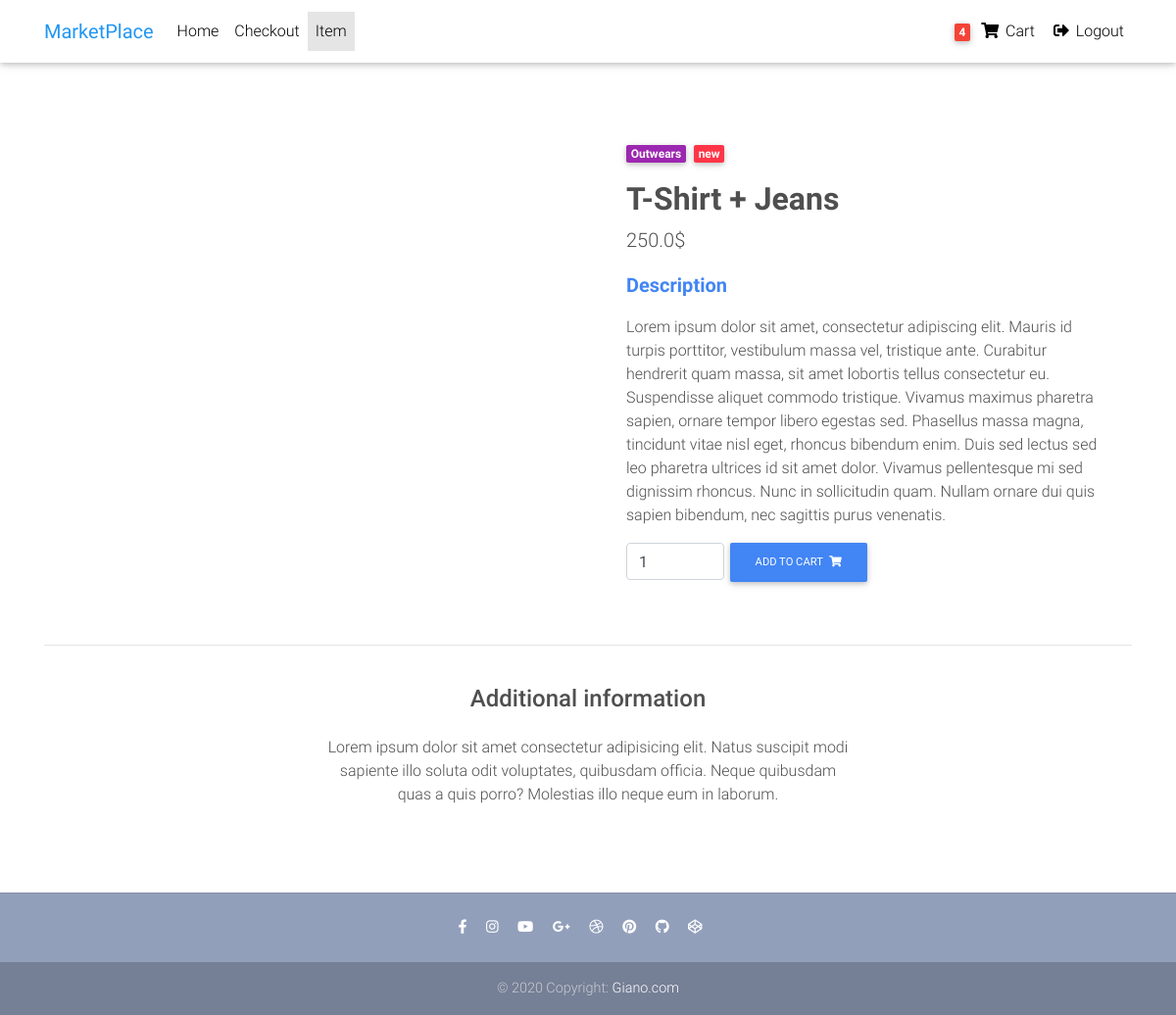
Page /item/5/ (signed in) on the committed database.
### core/models.py (models this page shows, shortened)
class Order(models.Model):
    user = models.ForeignKey(settings.AUTH_USER_MODEL,
                             on_delete=models.CASCADE)
    order_items = models.ManyToManyField(OrderItem)
    start_date = models.DateTimeField(auto_now_add=True)
    ordered_date = models.DateTimeField()
    is_ordered = models.BooleanField(default=False)

class Item(models.Model):
    id = models.AutoField(primary_key=True)
    name = models.CharField(max_length=100)
    price = models.FloatField()
    category = models.CharField(choices=CATEGORY_CHOICES, max_length=2)
    description = models.CharField(max_length=1000, default=LOREM_IPSUM)
    img = models.CharField(max_length=100, default=DEFAULT_IMG)
    discounted_price = models.FloatField(blank=True, null=True)
    label = models.CharField(max_length=25, blank=True, null=True)
    label_color = models.CharField(
        choices=LABEL_COLOR_CHOICES, max_length=1, blank=True, null=True)
    def get_add_to_cart_url(self):
        return reverse('core:add_to_cart', kwargs={'pk': self.id})

### core/views.py (the view)
# urls.py: path('item/<pk>/', ItemView.as_view(), name='item'),
class ItemView(DetailView):
    model = Item
    template_name = 'item.html'

### core/templatetags/my_template_tags.py (called while the page is built)
@register.filter
def cart_item_count(user):
    if user.is_authenticated:
        qs = Order.objects.filter(user=user, is_ordered=False)
        if qs.exists():
            return qs[0].order_items.count()
    return 0

### templates/item.html (shortened to what this page needs)
{% extends "base.html" %}
{% block content %}
<main class="mt-5 pt-4">
  <div class="container dark-grey-text mt-5">
    <div class="row wow fadeIn">
      <div class="col-md-6 mb-4">
      </div>
      <div class="col-md-6 mb-4">
        <div class="p-4">
          <div class="mb-3">
            <a href="">
              <span class="badge purple mr-1">{{ item.get_category_display }}</span>
            </a>
            <a href="">
              {% if item.label %}
              <span class="badge {{ item.get_label_color_display }} mr-1">{{ item.label }}</span>
              {% endif %}
            </a>
          </div>
          <h2 class="font-weight-bold">{{ item.name }}</h2>
          <p class="lead">
            {% if item.discounted_price %}
            <span class="mr-1">
              <del>{{ item.price }}$</del>
            </span>
            <span>{{ item.discounted_price }}$</span>
            {% else %}
            <span>{{ item.price }}$</span>
            {% endif %}
          </p>
          <p class="lead font-weight-bold text-primary">Description</p>
          <p>{{ item.description }}</p>
          <a href="{{ item.get_add_to_cart_url }}" class="d-flex justify-content-left">
            <input type="number" value="1" aria-label="Search" class="form-control" style="width: 100px">
            <button class="btn btn-primary btn-md my-0 p" type="submit">Add to cart
              <i class="fas fa-shopping-cart ml-1"></i>
            </button>
          </a>
        </div>
      </div>
    </div>
    <hr>
    <div class="row d-flex justify-content-center wow fadeIn">
      <div class="col-md-6 text-center">
        <h4 class="my-4 h4">Additional information</h4>
        <p>Lorem ipsum dolor sit amet consectetur adipisicing elit. Natus suscipit modi sapiente illo soluta odit
          voluptates,
          quibusdam officia. Neque quibusdam quas a quis porro? Molestias illo neque eum in laborum.</p>
      </div>
    </div>
    <div class="row wow fadeIn">
      <div class="col-lg-4 col-md-12 mb-4">
      </div>
      <div class="col-lg-4 col-md-6 mb-4">
      </div>
      <div class="col-lg-4 col-md-6 mb-4">
      </div>
    </div>
  </div>
</main>
</body>
{% endblock content %}

### templates/navbar.html (shortened to what this page needs)
{% load my_template_tags %}
<nav class="navbar fixed-top navbar-expand-lg navbar-light white scrolling-navbar">
    <div class="container">
        <a class="navbar-brand waves-effect" href="https://mdbootstrap.com/docs/jquery/" target="_blank">
            <strong class="blue-text">MarketPlace</strong>
        </a>
        <div class="collapse navbar-collapse" id="navbarSupportedContent">
            <ul class="navbar-nav mr-auto">
                <li class="nav-item" id="home">
                    <a class="nav-link waves-effect" href="{% url 'core:home' %}">Home</a>
                </li>
                <li class="nav-item" id="checkout">
                    <a class="nav-link waves-effect" href="{% url 'core:checkout' %}">Checkout</a>
                </li>
                <li class="nav-item" id="item">
                    <a class="nav-link waves-effect" href="http://127.0.0.1:8000/item/5">Item</a>
                </li>
            </ul>
            <ul class="navbar-nav nav-flex-icons">
                {% if request.user.is_authenticated %}
                <li class="nav-item">
                    <a href="{% url 'core:order_summary' %}" class="nav-link waves-effect">
                        {% if request.user|cart_item_count > 0%}
                        <span class="badge red z-depth-1 mr-1"> {{ request.user|cart_item_count }} </span>
                        {% endif %}
                        <i class="fas fa-shopping-cart"></i>
                        <span class="clearfix d-none d-sm-inline-block"> Cart </span>
                    </a>
                </li>
                <li class="nav-item">
                    <a class="nav-link waves-effect" href="{% url 'account_logout' %}">
                        <i class="fas fa-sign-out-alt"></i>
                        <span class="clearfix d-none d-sm-inline-block"> Logout </span>
                    </a>
                </li>
                {% endif %}
            </ul>
        </div>
    </div>
</nav>

### templates/base.html (style rules this page uses)
html, body, header, .carousel { height: 60vh; }

### rows in the picture
Item: category "Outwears", label "new", name "T-Shirt + Jeans", price "250.0", description "Lorem ipsum dolor sit amet, consectetur adipiscing elit. Mauris id turpis porttitor, vestibulum massa vel, tristique ante. Curabitur hendrerit quam massa, sit amet lobortis tellus consectetur eu. Suspendisse aliquet commodo tristique. Vivamus maximus pharetra sapien, ornare tempor libero egestas sed. Phasellus massa magna, tincidunt vitae nisl eget, rhoncus bibendum enim. Duis sed lectus sed leo pharetra ultrices id sit amet dolor. Vivamus pellentesque mi sed dignissim rhoncus. Nunc in sollicitudin quam. Nullam ornare dui quis sapien bibendum, nec sagittis purus venenatis."

### other values in the picture
{{ request.user|cart_item_count }} "4"
